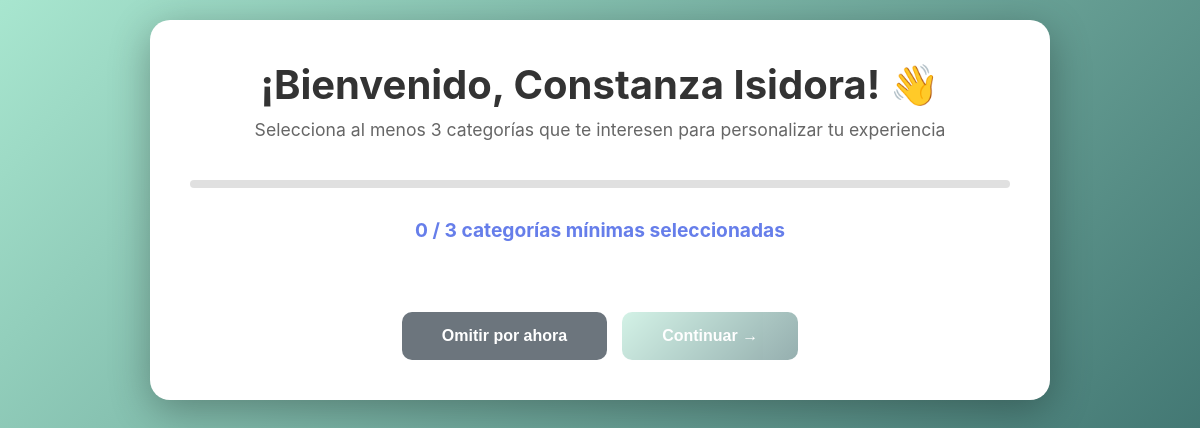
The app's page /preferencias/ (signed in), older data.
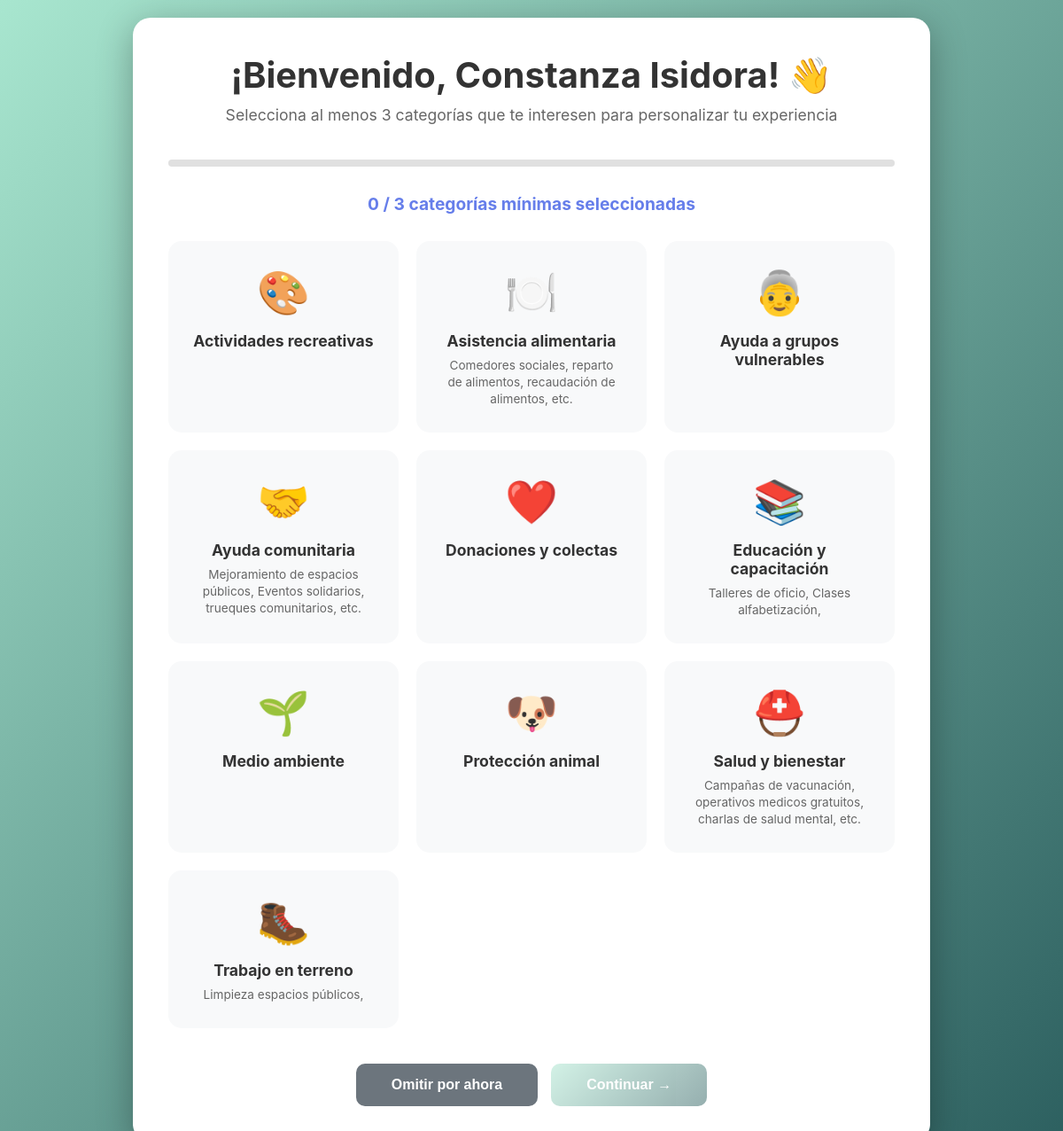
The same page, newer data.
### Humanet/models.py (models this page shows, shortened)
class Categoria(models.Model):
    nombre = models.CharField(max_length=100, unique=True)
    icono = models.CharField(max_length=10, default='📌')
    descripcion = models.TextField(blank=True)
    color = models.CharField(max_length=7, default='#667eea')
    class Meta:
        verbose_name = 'Categoría'
        verbose_name_plural = 'Categorías'
        ordering = ['nombre']

### Humanet/views.py (the view, shortened to what this page needs)
# urls.py: path('preferencias/', views.seleccionar_preferencias, name='seleccionar_preferencias'),
@login_required
def seleccionar_preferencias(request):
    perfil, created = PerfilUsuario.objects.get_or_create(usuario=request.user)
    if perfil.onboarding_completado:
        return redirect('inicio')
    categorias = Categoria.objects.all()
    return render(request, 'Humanet/seleccionar_preferencias.html', {
        'categorias': categorias
    })

### Humanet/templates/Humanet/seleccionar_preferencias.html (shortened to what this page needs)
<!DOCTYPE html>
<html lang="es">
<head>
</head>
<body>
    <div class="container">
        <div class="header">
            <h1>¡Bienvenido, {{ user.first_name }}! 👋</h1>
            <p>Selecciona al menos 3 categorías que te interesen para personalizar tu experiencia</p>
        </div>
        <div class="progress-bar">
        </div>
        <div class="selection-count">
            <span id="selectionCount">0</span> / 3 categorías mínimas seleccionadas
        </div>
        <form method="post" id="preferencesForm">
            <div class="categorias-grid">
                {% for categoria in categorias %}
                <div class="categoria-card"
                     data-categoria-id="{{ categoria.id }}"
                     style="color: {{ categoria.color }};"
                     onclick="toggleCategoria(this, {{ categoria.id }})">
                    <div class="categoria-icono">{{ categoria.icono }}</div>
                    <div class="categoria-nombre">{{ categoria.nombre }}</div>
                    <div class="categoria-descripcion">{{ categoria.descripcion }}</div>
                </div>
                {% endfor %}
            </div>
            <div class="actions">
                <button type="button" class="btn btn-skip" onclick="omitirPreferencias()">
                    Omitir por ahora
                </button>
                <button type="submit" class="btn btn-primary" id="submitBtn" disabled>
                    Continuar →
                </button>
            </div>
        </form>
    </div>
</body>
</html>

### Humanet/templates/Humanet/seleccionar_preferencias.html (style rules this page uses)
* { margin: 0; padding: 0; box-sizing: border-box; }
body { font-family: 'Inter', -apple-system, BlinkMacSystemFont, 'Segoe UI', sans-serif; background: linear-gradient(135deg, #a8e6cf 0%, #2c5f5f 100%); min-height: 100vh; padding: 20px; }
.container { max-width: 900px; margin: 0 auto; background: white; border-radius: 20px; padding: 40px; box-shadow: 0 10px 40px rgba(0, 0, 0, 0.3); }
.header { text-align: center; margin-bottom: 40px; }
.header h1 { color: #333; font-size: 2.5rem; margin-bottom: 10px; }
.header p { color: #666; font-size: 1.1rem; }
.progress-bar { width: 100%; height: 8px; background: #e0e0e0; border-radius: 10px; margin: 30px 0; overflow: hidden; }
.selection-count { text-align: center; font-size: 1.2rem; color: #667eea; font-weight: bold; margin-bottom: 30px; }
.categorias-grid { display: grid; grid-template-columns: repeat(auto-fill, minmax(200px, 1fr)); gap: 20px; margin-bottom: 40px; }
.categoria-card { background: #f8f9fa; border: 3px solid transparent; border-radius: 15px; padding: 25px; text-align: center; cursor: pointer; transition: all 0.3s ease; position: relative; }
.categoria-icono { font-size: 3rem; margin-bottom: 15px; }
.categoria-nombre { font-weight: bold; font-size: 1.1rem; color: #333; margin-bottom: 8px; }
.categoria-descripcion { font-size: 0.85rem; color: #666; line-height: 1.4; }
.actions { display: flex; gap: 15px; justify-content: center; }
.btn { padding: 15px 40px; border: none; border-radius: 10px; font-size: 16px; font-weight: bold; cursor: pointer; transition: all 0.3s; }
.btn-primary { background: linear-gradient(135deg, #a8e6cf 0%, #2c5f5f 100%); color: white; }
.btn-primary:disabled { opacity: 0.5; cursor: not-allowed; }
.btn-skip { background: #6c757d; color: white; }

Row changes from the older to the newer data that the page shows:
added Categoria: icono "🎨", nombre "Actividades recreativas"
added Categoria: icono "🍽️", nombre "Asistencia alimentaria", descripcion "Comedores sociales, reparto de alimentos, recaudación de alimentos, etc."
added Categoria: icono "👵", nombre "Ayuda a grupos vulnerables"
added Categoria: icono "🤝", nombre "Ayuda comunitaria", descripcion "Mejoramiento de espacios públicos, Eventos solidarios, trueques comunitarios, etc.", color "#444D6B" (drawn)
added Categoria: icono "❤️", nombre "Donaciones y colectas"
added Categoria: icono "📚", nombre "Educación y capacitación", descripcion "Talleres de oficio, Clases alfabetización,"
added Categoria: icono "🌱", nombre "Medio ambiente"
added Categoria: icono "🐶", nombre "Protección animal"
added Categoria: icono "⛑️", nombre "Salud y bienestar", descripcion "Campañas de vacunación, operativos medicos gratuitos, charlas de salud mental, etc."
added Categoria: icono "🥾", nombre "Trabajo en terreno", descripcion "Limpieza espacios públicos,"
